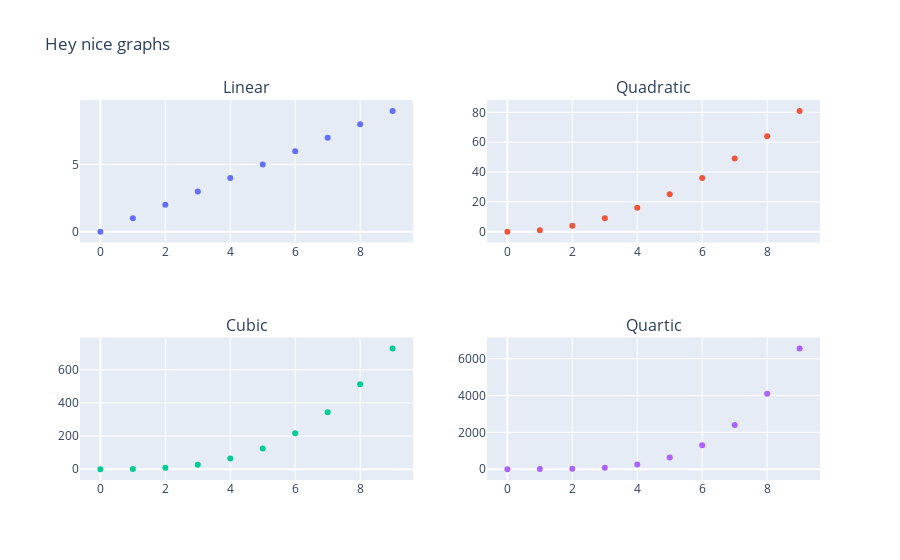

This figure's notebook cell:
### Code cell
from plotly.subplots import make_subplots

fig = make_subplots(rows=2, cols=2, subplot_titles=["Linear", "Quadratic", "Cubic", "Quartic"])

fig.add_trace(go.Scatter(x=x, y=x, mode='markers'),
              row=1, col=1)

fig.add_trace(go.Scatter(x=x, y=x**2, mode='markers'),
              row=1, col=2)

fig.add_trace(go.Scatter(x=x, y=x**3, mode='markers'),
              row=2, col=1)

fig.add_trace(go.Scatter(x=x, y=x**4, mode='markers'),
              row=2, col=2)

fig.update_layout(showlegend=False, title='Hey nice graphs')

### Figure 1 — Plotly figure (JSON) as saved in the notebook; plotly's stock layout.template omitted (floating-point values rounded to 4 significant figures)
{"data": [{"mode": "markers", "type": "scatter", "x": [0, 1, 2, 3, 4, 5, 6, 7, 8, 9], "xaxis": "x", "y": [0, 1, 2, 3, 4, 5, 6, 7, 8, 9], "yaxis": "y"}, {"mode": "markers", "type": "scatter", "x": [0, 1, 2, 3, 4, 5, 6, 7, 8, 9], "xaxis": "x2", "y": [0, 1, 4, 9, 16, 25, 36, 49, 64, 81], "yaxis": "y2"}, {"mode": "markers", "type": "scatter", "x": [0, 1, 2, 3, 4, 5, 6, 7, 8, 9], "xaxis": "x3", "y": [0, 1, 8, 27, 64, 125, 216, 343, 512, 729], "yaxis": "y3"}, {"mode": "markers", "type": "scatter", "x": [0, 1, 2, 3, 4, 5, 6, 7, 8, 9], "xaxis": "x4", "y": [0, 1, 16, 81, 256, 625, 1296, 2401, 4096, 6561], "yaxis": "y4"}], "layout": {"annotations": [{"font": {"size": 16}, "showarrow": false, "text": "Linear", "x": 0.225, "xanchor": "center", "xref": "paper", "y": 1, "yanchor": "bottom", "yref": "paper"}, {"font": {"size": 16}, "showarrow": false, "text": "Quadratic", "x": 0.775, "xanchor": "center", "xref": "paper", "y": 1, "yanchor": "bottom", "yref": "paper"}, {"font": {"size": 16}, "showarrow": false, "text": "Cubic", "x": 0.225, "xanchor": "center", "xref": "paper", "y": 0.375, "yanchor": "bottom", "yref": "paper"}, {"font": {"size": 16}, "showarrow": false, "text": "Quartic", "x": 0.775, "xanchor": "center", "xref": "paper", "y": 0.375, "yanchor": "bottom", "yref": "paper"}], "showlegend": false, "title": {"text": "Hey nice graphs"}, "xaxis": {"anchor": "y", "domain": [0, 0.45]}, "xaxis2": {"anchor": "y2", "domain": [0.55, 1]}, "xaxis3": {"anchor": "y3", "domain": [0, 0.45]}, "xaxis4": {"anchor": "y4", "domain": [0.55, 1]}, "yaxis": {"anchor": "x", "domain": [0.625, 1]}, "yaxis2": {"anchor": "x2", "domain": [0.625, 1]}, "yaxis3": {"anchor": "x3", "domain": [0, 0.375]}, "yaxis4": {"anchor": "x4", "domain": [0, 0.375]}}}
